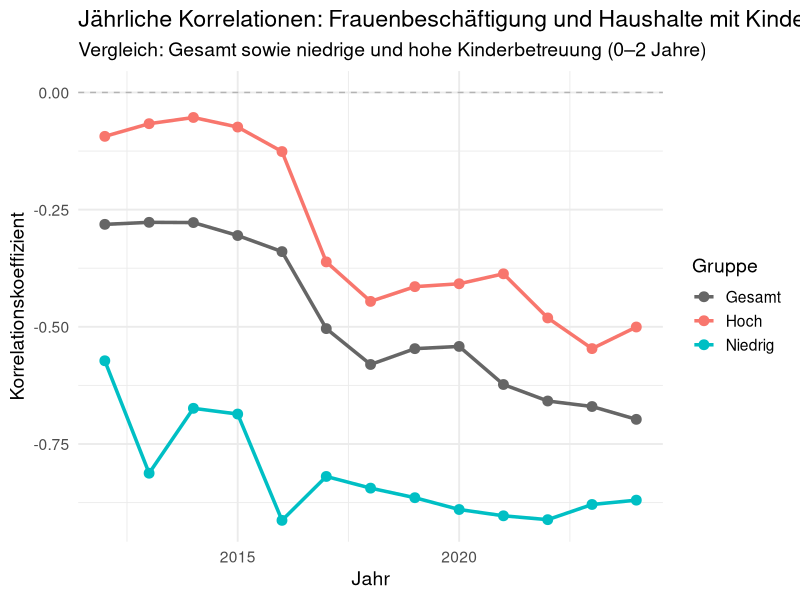

The R source for this figure:
library(tidyverse)
library(readxl)
library(dplyr)
library(ggplot2)

#============ ARBEITSMARKT =============
ar_sheet <- read_excel("data/raw/export_ar.xlsx", sheet = "ARBEITSMARKT")

df_emp <- ar_sheet %>%
  filter(
    Indikator == "Sozialversicherungspflichtig Beschäftigte - Anteil",
    Ausprägung == "weiblich"
  ) %>%
  mutate(
    Jahr = as.numeric(Jahr),
    emp_female_pct = 100 * `Basiswert 1` / `Basiswert 2`
  ) %>%
  select(Jahr, Raumbezug, emp_female_pct)

#============ BEVÖLKERUNG Haushalte mit Kindern =============
be_sheet <- read_excel("data/raw/export_be.xlsx", sheet = "BEVÖLKERUNG")

df_households <- be_sheet %>%
  filter(
    Indikator == "Haushalte mit Kindern",
    Ausprägung == "insgesamt"
  ) %>%
  mutate(
    Jahr = as.numeric(Jahr),
    households_pct = 100 * `Basiswert 1` / `Basiswert 2`
  ) %>%
  select(Jahr, Raumbezug, households_pct)

# ——————————————————Kinderbetreuung————————————————————————————————
ki <- read_excel("data/raw/export_ki.xlsx", sheet = "KINDERBETREUUNG")

ki_0bis2 <- ki %>% 
  filter(
    Indikator == "Altersgruppen",
    Ausprägung == "bis 2 Jahre"
  ) %>% 
  select(Jahr, Raumbezug, `Basiswert 1`) %>%
  rename(kinder_betreut = `Basiswert 1`)

be_0bis2 <- be_sheet %>% 
  filter(
    Indikator == "Altersgruppen",
    Ausprägung == "bis 2 Jahre"
  ) %>% 
  select(Jahr, Raumbezug, `Basiswert 1`) %>%
  rename(kinder_total = `Basiswert 1`)

df_betreut <- left_join(
  be_0bis2, ki_0bis2,
  by = c("Jahr", "Raumbezug")
) %>%
  mutate(
    anteil_betreut = 100 * kinder_betreut / kinder_total
  ) %>%
  select(Jahr, Raumbezug, anteil_betreut)

# Join together
df_all <- df_emp %>%
  inner_join(df_households, by = c("Jahr", "Raumbezug")) %>%
  inner_join(df_betreut,    by = c("Jahr", "Raumbezug"))

# Yearly correlation
years <- sort(unique(df_all$Jahr))

corr_df <- map_df(years, function(y) {
  
  df_y <- df_all %>% filter(Jahr == y)
  
  qu <- quantile(df_y$anteil_betreut, probs = c(0, 1/3, 2/3, 1), na.rm = TRUE)
  
  df_y <- df_y %>%
    mutate(
      betreuung_group = cut(
        anteil_betreut,
        breaks = qu,
        labels = c("Niedrig", "Mittel", "Hoch"),  
        include.lowest = TRUE
      )
    )
  
  tibble(
    Jahr = y,
    Gesamt = cor(df_y$emp_female_pct, df_y$households_pct,
                 use="complete.obs"),
    Niedrig = cor(df_y %>% filter(betreuung_group=="Niedrig")  %>% pull(emp_female_pct),
                  df_y %>% filter(betreuung_group=="Niedrig")  %>% pull(households_pct),
                  use="complete.obs"),
    Hoch    = cor(df_y %>% filter(betreuung_group=="Hoch") %>% pull(emp_female_pct),
                  df_y %>% filter(betreuung_group=="Hoch") %>% pull(households_pct),
                  use="complete.obs")
  )
})

corr_long <- corr_df %>%
  pivot_longer(cols = c("Gesamt", "Niedrig", "Hoch"),  
               names_to = "Group",
               values_to = "Correlation")

# Plot (全部德语)
ggplot(corr_long, aes(x = Jahr, y = Correlation, color = Group)) +
  geom_hline(yintercept = 0, linetype = "dashed", color = "grey70") +
  geom_line(linewidth = 1.2) +
  geom_point(size = 3) +
  scale_color_manual(values = c(
    "Gesamt" = "grey40",
    "Niedrig" = "#00bfc4",   
    "Hoch"    = "#f8766d"   
  )) +
  theme_minimal(base_size = 14) +
  labs(
    title = "Jährliche Korrelationen: Frauenbeschäftigung und Haushalte mit Kindern",
    subtitle = "Vergleich: Gesamt sowie niedrige und hohe Kinderbetreuung (0–2 Jahre)",
    x = "Jahr",
    y = "Korrelationskoeffizient",
    color = "Gruppe"
  )
